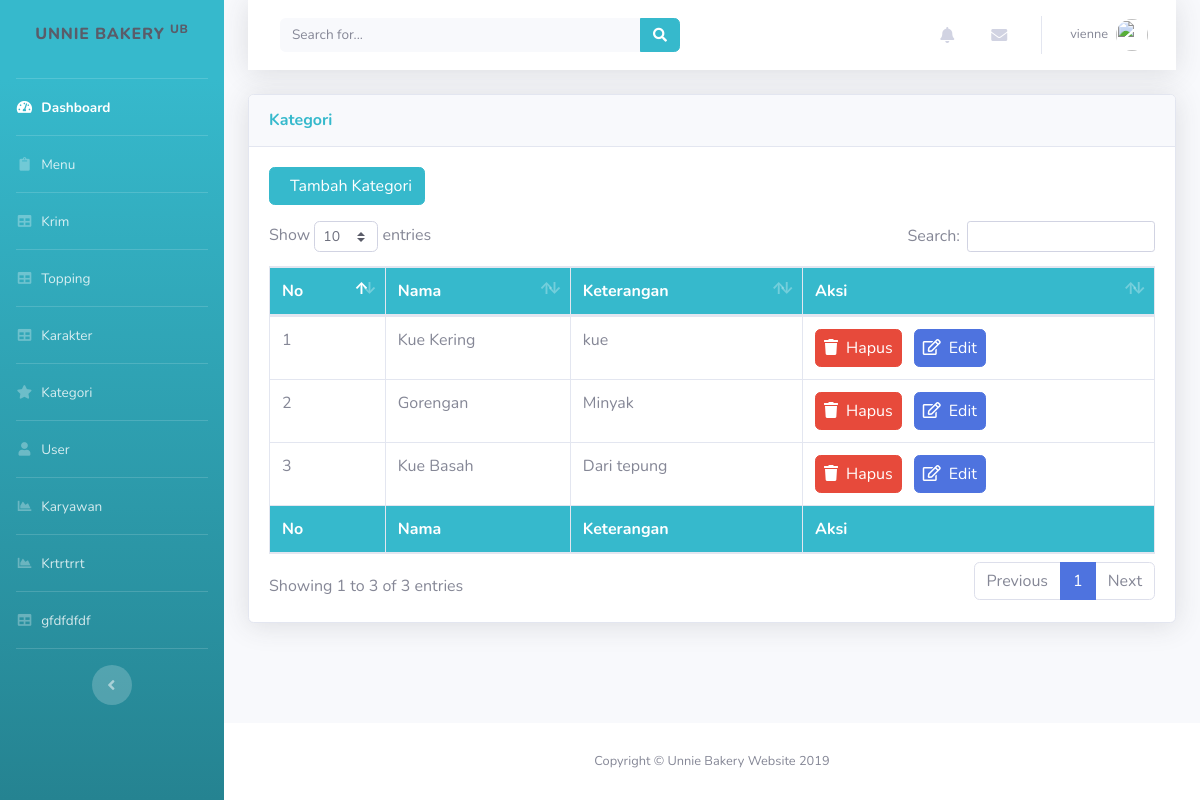
Page /index.php?p=kategori (signed in) on the committed database.
### tables this page shows
CREATE TABLE `kategori` (
  `id_kategori` int(3) NOT NULL,
  `nama_kategori` varchar(20) NOT NULL,
  `keterangan` text NOT NULL
);

### kategoriView.php (the view, shortened to what this page needs)
<div class="card shadow mb-4">
            <div class="card-header py-3">
              <h6 class="m-0 font-weight-bold text-info">Kategori</h6>
            </div>
            <div class="card-body">
              <div class="table-responsive">
              <?php
                $page=isset($_GET['page'])?$_GET['page']:'list';
                switch ($page) {
                case 'list':
            ?>
            <p><a href="?p=kategori&page=entri" class="btn btn-info"><i class="fasfa-save mr-2"></i>Tambah Kategori</a></p>
                <table class="table table-bordered" id="dataTable" width="100%" cellspacing="0">
                  <thead class="bg-info text-white">
                    <tr>
                      <th>No</th>
                      <th>Nama</th>
                      <th>Keterangan</th>
                      <th>Aksi</th>
                    </tr>
                  </thead>
                  <tfoot class="bg-info text-white">
                    <tr>
                      <th>No</th>
                      <th>Nama</th>
                      <th>Keterangan</th>
                      <th>Aksi</th>
                    </tr>
                  </tfoot>
                  <tbody>
                  <?php
                  include('koneksi.php');
                    $data = mysqli_query($koneksi,
                        "select * from kategori");
                    $i =1;
                    while ($row=mysqli_fetch_array($data)) {
                 ?>
                 <tr>
                        <td><?= $i?></td>
                        <td><?= $row['nama_kategori']?></td>
                        <td><?= $row['keterangan']?></td>
                        <td>
                          <a href="kategoriController.php?aksi=hapus&id_kategori=<?php echo $row['id_kategori']?>" class="btn btn-danger pr-2 pl-2" onclick="return confirm('Anda yakin ingin menghapus')"><i class="fas fa-trash mr-2"></i>Hapus</a>
                          <a href="?p=kategori&page=update&id=<?php echo $row['id_kategori']?>" class="btn btn-primary ml-2 pr-2 pl-2"><i class="far fa-edit mr-2"></i>Edit</a>
                        </td>
                      </tr>
                      <?php $i++;}?>
                  </tbody>
                </table>
                <?php
                    break;
                    ?>
                    <?php
                      }
                    ?>
              </div>
            </div>
          </div>

### rows in the picture
kategori: nama_kategori "Kue Kering", keterangan "kue"
kategori: nama_kategori "Gorengan", keterangan "Minyak"
kategori: nama_kategori "Kue Basah", keterangan "Dari tepung"

### other values in the picture
$_SESSION['user'] "vienne"
